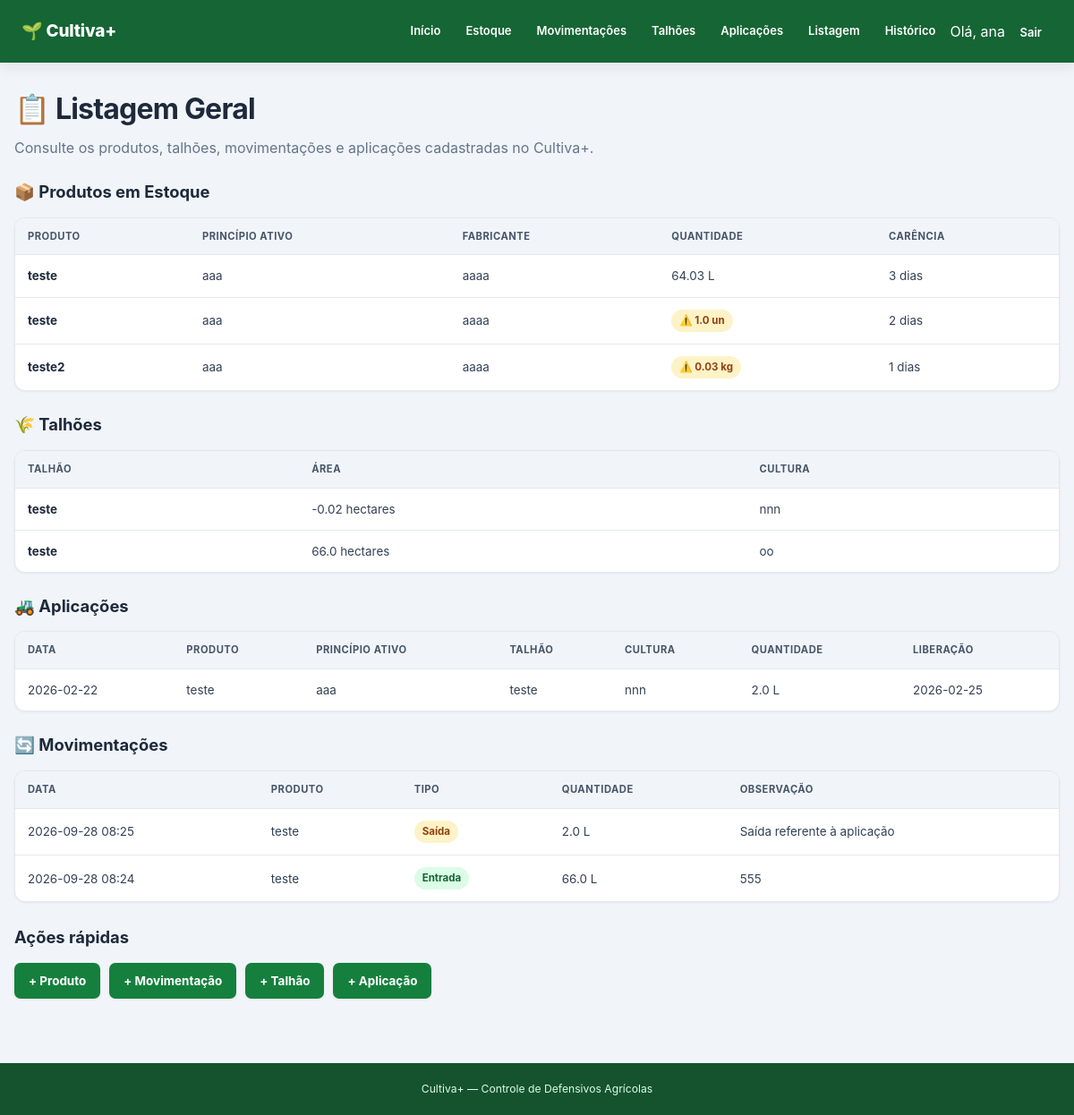
/listagem (signed in), run on the app's committed database.
### tables this page shows
CREATE TABLE produtos (
            id INTEGER PRIMARY KEY AUTOINCREMENT,
            nome TEXT NOT NULL,
            principio_ativo TEXT NOT NULL,
            fabricante TEXT,
            quantidade REAL NOT NULL DEFAULT 0,
            unidade TEXT NOT NULL,
            periodo_carencia INTEGER NOT NULL DEFAULT 0
        );

CREATE TABLE talhoes (
            id INTEGER PRIMARY KEY AUTOINCREMENT,
            nome TEXT NOT NULL,
            area REAL NOT NULL,
            cultura TEXT NOT NULL
        );

CREATE TABLE aplicacoes (
            id INTEGER PRIMARY KEY AUTOINCREMENT,
            produto_id INTEGER NOT NULL,
            talhao_id INTEGER NOT NULL,
            quantidade REAL NOT NULL,
            data_aplicacao TEXT NOT NULL,
            data_liberacao TEXT NOT NULL,
            observacao TEXT,
            FOREIGN KEY (produto_id) REFERENCES produtos(id),
            FOREIGN KEY (talhao_id) REFERENCES talhoes(id)
        );

CREATE TABLE movimentacoes (
            id INTEGER PRIMARY KEY AUTOINCREMENT,
            produto_id INTEGER NOT NULL,
            tipo TEXT NOT NULL,
            quantidade REAL NOT NULL,
            data TEXT NOT NULL,
            observacao TEXT,
            FOREIGN KEY (produto_id) REFERENCES produtos(id)
        );

### app.py (the view)
@app.route("/listagem")
def listagem():
    conexao = conectar_banco()
    produtos = conexao.execute("""
        SELECT *
        FROM produtos
        ORDER BY nome
    """).fetchall()
    talhoes = conexao.execute("""
        SELECT *
        FROM talhoes
        ORDER BY nome
    """).fetchall()
    aplicacoes = conexao.execute("""
        SELECT
            aplicacoes.*,
            produtos.nome AS produto_nome,
            produtos.principio_ativo,
            produtos.unidade,
            talhoes.nome AS talhao_nome,
            talhoes.cultura
        FROM aplicacoes
        JOIN produtos
            ON produtos.id = aplicacoes.produto_id
        JOIN talhoes
            ON talhoes.id = aplicacoes.talhao_id
        ORDER BY aplicacoes.data_aplicacao DESC
    """).fetchall()
    movimentacoes = conexao.execute("""
        SELECT
            movimentacoes.*,
            produtos.nome AS produto_nome,
            produtos.unidade
        FROM movimentacoes
        JOIN produtos
            ON produtos.id = movimentacoes.produto_id
        ORDER BY movimentacoes.id DESC
    """).fetchall()
    conexao.close()
    return render_template(
        "listagem.html",
        produtos=produtos,
        talhoes=talhoes,
        aplicacoes=aplicacoes,
        movimentacoes=movimentacoes
    )

### app.py (called while the page is built)
@app.before_request
def proteger_paginas():
    paginas_publicas = ["login", "cadastro", "static"]
    if request.endpoint not in paginas_publicas:
        if "usuario_id" not in session:
            return redirect(url_for("login"))

def conectar_banco():
    conexao = sqlite3.connect(DATABASE)
    conexao.row_factory = sqlite3.Row
    return conexao

### templates/listagem.html (shortened to what this page needs)
{% extends "base.html" %}
{% block content %}
<div class="cabecalho-pagina">
    <div>
        <h1>📋 Listagem Geral</h1>
        <p>
            Consulte os produtos, talhões, movimentações
            e aplicações cadastradas no Cultiva+.
        </p>
    </div>
</div>
<section>
    <h2>📦 Produtos em Estoque</h2>
    <div class="tabela-container">
        <table>
            <thead>
                <tr>
                    <th>Produto</th>
                    <th>Princípio ativo</th>
                    <th>Fabricante</th>
                    <th>Quantidade</th>
                    <th>Carência</th>
                </tr>
            </thead>
            <tbody>
                {% for produto in produtos %}
                <tr>
                    <td>
                        <strong>
                            {{ produto.nome }}
                        </strong>
                    </td>
                    <td>
                        {{ produto.principio_ativo }}
                    </td>
                    <td>
                        {{ produto.fabricante or "-" }}
                    </td>
                    <td>
                        {% if produto.quantidade <= 10 %}
                            <span class="estoque-baixo">
                                ⚠️ {{ produto['quantidade'] }}
                                {{ produto.unidade }}
                            </span>
                        {% else %}
                            {{ produto['quantidade'] }}
                            {{ produto.unidade }}
                        {% endif %}
                    </td>
                    <td>
                        {{ produto.periodo_carencia }} dias
                    </td>
                </tr>
                {% else %}
                <tr>
                    <td colspan="5">
                        Nenhum produto cadastrado.
                    </td>
                </tr>
                {% endfor %}
            </tbody>
        </table>
    </div>
</section>
<section>
    <h2>🌾 Talhões</h2>
    <div class="tabela-container">
        <table>
            <thead>
                <tr>
                    <th>Talhão</th>
                    <th>Área</th>
                    <th>Cultura</th>
                </tr>
            </thead>
            <tbody>
                {% for talhao in talhoes %}
                <tr>
                    <td>
                        <strong>
                            {{ talhao.nome }}
                        </strong>
                    </td>
                    <td>
                        {{ talhao.area }} hectares
                    </td>
                    <td>
                        {{ talhao.cultura }}
                    </td>
                </tr>
                {% else %}
                <tr>
                    <td colspan="3">
                        Nenhum talhão cadastrado.
                    </td>
                </tr>
                {% endfor %}
            </tbody>
        </table>
    </div>
</section>
<section>
    <h2>🚜 Aplicações</h2>
    <div class="tabela-container">
        <table>
            <thead>
                <tr>
                    <th>Data</th>
                    <th>Produto</th>
                    <th>Princípio ativo</th>
                    <th>Talhão</th>
                    <th>Cultura</th>
                    <th>Quantidade</th>
                    <th>Liberação</th>
                </tr>
            </thead>
            <tbody>
                {% for aplicacao in aplicacoes %}
                <tr>
                    <td>
                        {{ aplicacao.data_aplicacao }}
                    </td>
                    <td>
                        {{ aplicacao.produto_nome }}
                    </td>
                    <td>
                        {{ aplicacao.principio_ativo }}
                    </td>
                    <td>
                        {{ aplicacao.talhao_nome }}
                    </td>
                    <td>
                        {{ aplicacao.cultura }}
                    </td>
                    <td>
                        {{ aplicacao.quantidade }}
                        {{ aplicacao.unidade }}
                    </td>
                    <td>
                        {{ aplicacao.data_liberacao }}
                    </td>
                </tr>
                {% else %}
                <tr>
                    <td colspan="7">
                        Nenhuma aplicação registrada.
                    </td>
                </tr>
                {% endfor %}
            </tbody>
        </table>
    </div>
</section>
<section>
    <h2>🔄 Movimentações</h2>
    <div class="tabela-container">
        <table>
            <thead>
                <tr>
                    <th>Data</th>
                    <th>Produto</th>
                    <th>Tipo</th>
                    <th>Quantidade</th>
                    <th>Observação</th>
                </tr>
            </thead>
            <tbody>
                {% for movimentacao in movimentacoes %}
                <tr>
                    <td>
                        {{ movimentacao.data }}
                    </td>
                    <td>
                        {{ movimentacao.produto_nome }}
                    </td>
                    <td>
                        {% if movimentacao.tipo == "ENTRADA" %}
                            <span class="entrada">
                                Entrada
                            </span>
                        {% else %}
                            <span class="saida">
                                Saída
                            </span>
                        {% endif %}
                    </td>
                    <td>
                        {{ movimentacao.quantidade }}
                        {{ movimentacao.unidade }}
                    </td>
                    <td>
                        {{ movimentacao.observacao or "-" }}
                    </td>
                </tr>
                {% else %}
                <tr>
                    <td colspan="5">
                        Nenhuma movimentação registrada.
                    </td>
                </tr>
                {% endfor %}
            </tbody>
        </table>
    </div>
</section>
<section class="acoes">
    <h2>Ações rápidas</h2>
    <div class="botoes">
        <a
            class="botao"
            href="{{ url_for('cadastrar_produto') }}"
        >
            + Produto
        </a>
        <a
            class="botao"
            href="{{ url_for('movimentacoes') }}"
        >
            + Movimentação
        </a>
        <a
            class="botao"
            href="{{ url_for('cadastrar_talhao') }}"
        >
            + Talhão
        </a>
        <a
            class="botao"
            href="{{ url_for('aplicacoes') }}"
        >
            + Aplicação
        </a>
    </div>
</section>
{% endblock %}

### static/css/style.css (style rules this page uses)
:root { --primary-50:#f0fdf4; --primary-100:#dcfce7; --primary-500:#22c55e; --primary-600:#16a34a; --primary-700:#15803d; --primary-800:#166534; --primary-900:#14532d; --slate-50:#f8fafc; --slate-100:#f1f5f9; --slate-200:#e2e8f0; --slate-300:#cbd5e1; --slate-400:#94a3b8; --slate-500:#64748b; --slate-600:#475569; --slate-700:#334155; --slate-800:#1e293b; --slate-900:#0f172a; --amber-100:#fef3c7; --amber-800:#92400e; --red-100:#fee2e2; --red-600:#dc2626; --red-800:#991b1b; --blue-100:#dbeafe; --blue-700:#1d4ed8; --radius-sm:7px; --radius-md:12px; --radius-lg:16px; --shadow-sm:0 1px 3px rgba(15,23,42,.06); --shadow-md:0 5px 14px rgba(15,23,42,.08); --shadow-lg:0 14px 30px rgba(15,23,42,.12); --font:-apple-system,BlinkMacSystemFont,"Segoe UI",Roboto,Helvetica,Arial,sans-serif; }
* { box-sizing:border-box;margin:0;padding:0 }
html { scroll-behavior:smooth }
body { font-family:var(--font);background:var(--slate-100);color:var(--slate-800);min-height:100vh;line-height:1.5 }
a { color:inherit }
h1,h2,h3,h4 { color:var(--slate-800) }
p { color:var(--slate-500) }
h1 { font-size:clamp(1.55rem,3vw,2rem);font-weight:750;letter-spacing:-.025em;margin-bottom:7px }
h2 { font-size:1.15rem;font-weight:750;margin:28px 0 14px }
.cabecalho-pagina,.page-header { display:flex;align-items:center;justify-content:space-between;gap:20px;margin-bottom:20px }
.acoes { margin-top:26px }
.botoes { display:flex;flex-wrap:wrap;gap:10px }
.botao { display:inline-flex;align-items:center;justify-content:center;gap:7px;min-height:40px;padding:9px 15px;border:1px solid transparent;border-radius:var(--radius-sm);background:var(--primary-700);color:#fff;font-size:.84rem;font-weight:650;text-decoration:none;cursor:pointer;box-shadow:var(--shadow-sm);transition:background .2s,transform .2s,box-shadow .2s }
.tabela-container,.table-container { width:100%;overflow-x:auto;background:#fff;border:1px solid var(--slate-200);border-radius:var(--radius-md);box-shadow:var(--shadow-sm) }
table { width:100%;min-width:650px;border-collapse:collapse;text-align:left;font-size:.84rem }
th { background:var(--slate-100);color:var(--slate-600);padding:12px 14px;border-bottom:1px solid var(--slate-200);font-size:.7rem;font-weight:750;text-transform:uppercase;letter-spacing:.045em;white-space:nowrap }
td { padding:13px 14px;border-bottom:1px solid var(--slate-200);vertical-align:middle;color:var(--slate-700) }
tbody tr:last-child td { border-bottom:none }
td strong { color:var(--slate-800) }
.entrada,.liberado,.saida,.carencia,.estoque-baixo { display:inline-flex;align-items:center;padding:4px 9px;border-radius:999px;font-size:.72rem;font-weight:700 }
.entrada,.liberado { background:var(--primary-100);color:var(--primary-800) }
.saida,.carencia,.estoque-baixo { background:var(--amber-100);color:var(--amber-800) }
main>section { margin-bottom:24px }
main>section>h2 { margin-top:24px }

### data on the page
produtos: nome "teste", principio_ativo "aaa", fabricante "aaaa", quantidade "64.03", unidade "L", periodo_carencia "3"
produtos: nome "teste", principio_ativo "aaa", fabricante "aaaa", quantidade "1.0", unidade "un", periodo_carencia "2"
produtos: nome "teste2", principio_ativo "aaa", fabricante "aaaa", quantidade "0.03", unidade "kg", periodo_carencia "1"
talhoes: nome "teste", area "-0.02", cultura "nnn"
talhoes: nome "teste", area "66.0", cultura "oo"
aplicacoes: data_aplicacao "2026-02-22", produto_nome "teste", principio_ativo "aaa", talhao_nome "teste", cultura "nnn", quantidade "2.0", unidade "L", data_liberacao "2026-02-25"
movimentacoes: data "2026-09-28 08:25", produto_nome "teste", tipo "Saída", quantidade "2.0", unidade "L", observacao "Saída referente à aplicação"
movimentacoes: data "2026-09-28 08:24", produto_nome "teste", tipo "Entrada", quantidade "66.0", unidade "L", observacao "555"

### other printed values
{{ session.get('usuario_nome') }} "ana"
